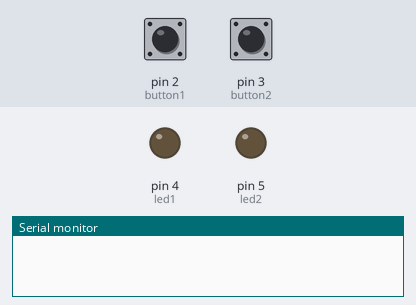
Bench run of a sketch on a simulated Arduino Nano, built with avr-gcc and run on an emulated ATmega328P. On the bench: output pins drawn as LEDs (lit = HIGH), the last lines printed to the serial monitor. Inputs (shaded band) come from the test bench; at power-on: pin 2 (button1) HIGH, pin 3 (button2) HIGH.

Above: at 1.2 s.
1.3 s: pin 2 (button1) pulled LOW for 0.15 s
At 2.3 s:
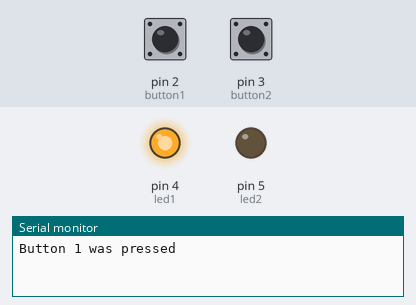
2.9 s: pin 2 (button1) pulled LOW for 1 s
At 4.8 s:
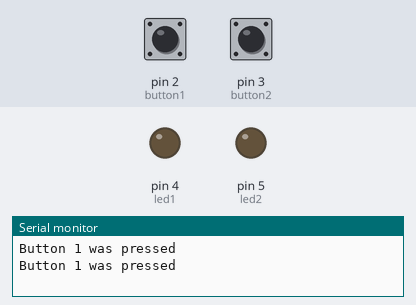
5.4 s: pin 2 (button1) pulled LOW for 3.2 s
At 9.6 s:
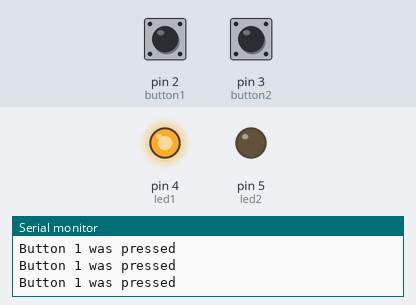
Timing chart, 0 to 11.1 s (numbered marks = the images above; inputs shaded):
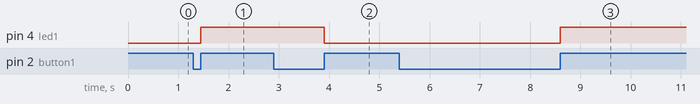

The sketch:

Nano_INTERRUPT.ino
```cpp
//!------------------------------------------//
//!             Roger Takeshita              //
//!    https://github.com/Roger-Takeshita    //
//!------------------------------------------//

//? About
//*   Base project to use interrput buttons using pull down resistor during the execution of the code.

//* INTERRUPT
//*   Interrupts are useful for making things happen automatically in microcontroller programs and can help solve timing problems. Good tasks for using an interrupt may include reading a rotary encoder, or monitoring user input.
//*   If you wanted to ensure that a program always caught the pulses from a rotary encoder, so that it never misses a pulse, it would make it very tricky to write a program to do anything else, because the program would need to constantly poll the sensor lines for the encoder, in order to catch pulses when they occurred. Other sensors have a similar interface dynamic too, such as trying to read a sound sensor that is trying to catch a click, or an infrared slot sensor (photo-interrupter) trying to catch a coin drop. In all of these situations, using an interrupt can free the microcontroller to get some other work done while not missing the input.

//* PULL-UP RESISTOR
//*   Pullup Resistors with pins configured as INPUT
//*     Often it is useful to steer an input pin to a known state if no input is present. This can be done by adding a pullup resistor (to +5V), or a pulldown resistor (resistor to ground) on the input. A 10K resistor is a good value for a pullup or pulldown resistor.

//*   Properties of Pins Configured as INPUT_PULLUP
//*     There are 20K pullup resistors built into the Atmega chip that can be accessed from software. These built-in pullup resistors are accessed by setting the pinMode() as INPUT_PULLUP. This effectively inverts the behavior of the INPUT mode, where HIGH means the sensor is off, and LOW means the sensor is on.
//*     The value of this pullup depends on the microcontroller used. On most AVR-based boards, the value is guaranteed to be between 20kΩ and 50kΩ. On the Arduino Due, it is between 50kΩ and 150kΩ. For the exact value, consult the datasheet of the microcontroller on your board.
//*     When connecting a sensor to a pin configured with INPUT_PULLUP, the other end should be connected to ground. In the case of a simple switch, this causes the pin to read HIGH when the switch is open, and LOW when the switch is pressed.
//*     The pullup resistors provide enough current to dimly light an LED connected to a pin that has been configured as an input. If LEDs in a project seem to be working, but very dimly, this is likely what is going on.
//*     The pullup resistors are controlled by the same registers (internal chip memory locations) that control whether a pin is HIGH or LOW. Consequently, a pin that is configured to have pullup resistors turned on when the pin is an INPUT, will have the pin configured as HIGH if the pin is then switched to an OUTPUT with pinMode(). This works in the other direction as well, and an output pin that is left in a HIGH state will have the pullup resistors set if switched to an input with pinMode().

//? Links
//* https://www.tinkercad.com/things/d5w57o408Xp-nanobtnanalogread
//* https://www.arduino.cc/reference/en/language/functions/external-interrupts/attachinterrupt/
//* https://www.arduino.cc/en/Tutorial/DigitalPins

//? Simulation
//* https://www.tinkercad.com/things/btpq6kXChfU

//!======================================================================VARS
   const byte button1 = 2;   //Arduino Nano Internal Interrput I/O are 2 and 3 (digital pins)
   const byte button2 = 3;
   const byte led1 = 4;
   const byte led2 = 5;
   const int updateButton = 100;
   volatile int btn1, btn2;
   volatile bool buttonPressedFlag = false;
   unsigned long lastT_Button = millis();
//!======================================================================INTERRUPT
   void interruptButton() {
      btn1 = btn2 = 0;
      btn1 = digitalRead(button1);
      btn2 = digitalRead(button2);
      buttonPressedFlag = true;
   }
//!======================================================================SETUP
   void setup() {
      Serial.begin(9600);
      pinMode(button1, INPUT_PULLUP);
      pinMode(button2, INPUT_PULLUP);
      pinMode(led1, OUTPUT);
      pinMode(led2, OUTPUT);
      attachInterrupt (digitalPinToInterrupt(button1), interruptButton, RISING);
      attachInterrupt (digitalPinToInterrupt(button2), interruptButton, RISING);
   }
//!======================================================================LOOP
  void loop() {
      //?-------------------------------------------------------LOOP Interrupt Buttons
         if (buttonPressedFlag) {
            if (millis() - lastT_Button > updateButton){
               if (btn1 == 1) {
                  digitalWrite(led1, !digitalRead(led1));
                  Serial.println("Button 1 was pressed");
               } else if (btn2 == 1) {
                  digitalWrite(led2, !digitalRead(led2));
                  Serial.println("Button 2 was pressed");
               }
               lastT_Button = millis();
            }
            buttonPressedFlag = false;
         }
      //?-------------------------------------------------------OTHER
  }
```

Measured:
- after the input at 1.3 s, pin 4 (led1): LOW → HIGH after 0.15 s
- after the input at 2.9 s, pin 4 (led1): HIGH → LOW after 1.0 s
- after the input at 5.4 s, pin 4 (led1): LOW → HIGH after 3.2 s
